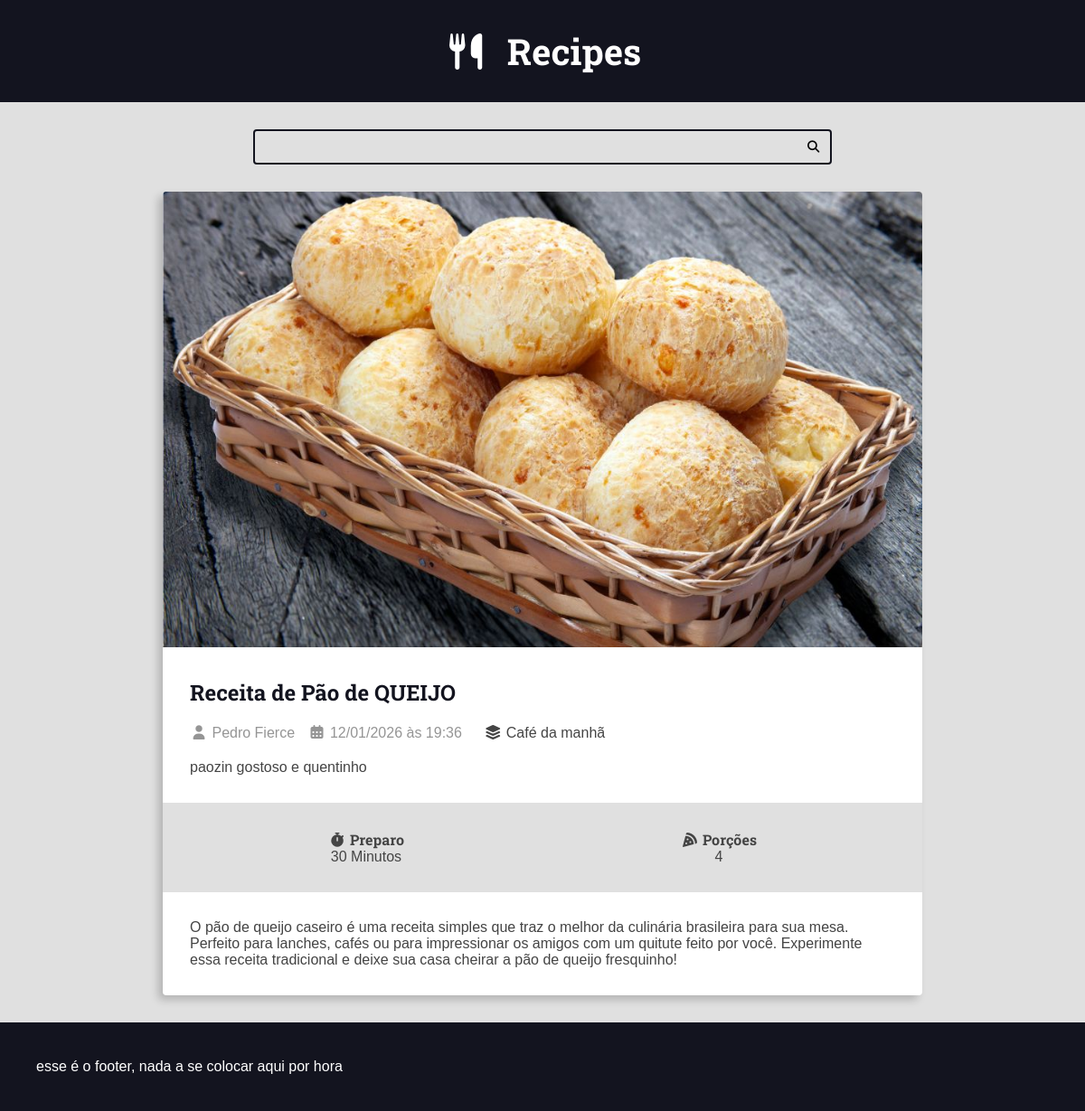
The page /recipes/7/ on the database its author committed.
### recipes/models.py (models this page shows, shortened)
class Recipe(models.Model):
    title = models.CharField(max_length=65)
    description = models.CharField(max_length=165)
    slug = models.SlugField(unique=True)
    preparation_time = models.IntegerField()
    preparation_time_unit = models.CharField(max_length=65)
    servings = models.IntegerField()
    servings_time_unit = models.CharField(max_length=65)
    preparation_steps = models.TextField()
    preparation_steps_is_html = models.BooleanField(default=False)
    created_at = models.DateTimeField(auto_now_add=True)
    update_at = models.DateTimeField(auto_now=True)
    is_published = models.BooleanField(default=False)
    cover = models.ImageField(upload_to='recipes/covers/%Y/%m/%d', blank=True, default='')
    category = models.ForeignKey(
        Category, on_delete=models.SET_NULL, null=True, blank=True, default=None)
    author = models.ForeignKey(
        User, on_delete=models.SET_NULL, null=True)

class Category(models.Model):
    name = models.CharField(max_length=65)

### recipes/views.py (the view)
# urls.py: path('recipes/<int:id>/', views.recipe, name="recipe"),
def recipe(request, id):
    recipe = get_object_or_404(Recipe, pk=id, is_published= True)
    return render(request, 'recipes/pages/recipe-view.html', context={
        'recipe': recipe,
        'is_detail_page': True,
    })

### recipes/templates/recipes/pages/recipe-view.html (shortened to what this page needs)
{% extends "global/base.html" %}
{% block content %}
<div class="main-content main-content-detail container">
    {% include 'recipes/partials/recipe.html' %}
</div>
{% endblock content %}

### recipes/templates/recipes/partials/recipe.html (shortened to what this page needs)
<div class="recipe recipe-list-item">
    {% if recipe.cover.url is not Null %}
        <div class="recipe-cover">
            <a href="{% url "recipes:recipe" recipe.id %}">
                <img src="{{recipe.cover.url}}" alt="Temporario">
            </a>
        </div>
    {% endif %}
    <div class="recipe-title-container">
        <h2 class="recipe-title">
            <a href="{% url "recipes:recipe" recipe.id %}">
                {{recipe.title}}
            <a/>
        </h2>
    </div>
    <div class="recipe-author">
    {% if recipe.author is not None %}
        <span class="recipe-author-item">
            <i class="fas fa-user"></i>
            {% if recipe.author.first_name %}
                {{recipe.author.first_name}} {{recipe.author.last_name}}
            {% else %}
                {{recipe.author.username}}
            {% endif %}
        </span>
    {% endif %}
        <span class="recipe-author-item">
            <i class="fas fa-calendar-alt"></i>
            {{ recipe.created_at|date:"d/m/Y" }} às {{ recipe.created_at|date:"H:i" }}
        </span>
        {% if recipe.category is not None %}
            <span class="recipe-author-item">
                <a href="{% url "recipes:category" recipe.category.id %}">
                    <i class="fas fa-layer-group"></i>
                    {{recipe.category.name}}
                </a>
            </span>
        {% endif %}
    </div>
    <div class="recipe-content">
        {{recipe.description}}
    </div>
    <div class="recipe-meta-container">
        <div class="recipe-meta recipe-preparation">
            <h3 class="recipe-meta-title"><i class="fas fa-stopwatch"></i> Preparo</h3>
            <div class="recipe-meta-text">
                {{recipe.preparation_time}} {{recipe.preparation_time_unit}}
            </div>
        </div>
        <div class="recipe-meta recipe-servings">
            <h3 class="recipe-meta-title"><i class="fas fa-pizza-slice"></i> Porções</h3>
            <div class="recipe-meta-text">
                {{recipe.servings}} {{recipe.servings_unit}}
            </div>
        </div>
    </div>
    {% if is_detail_page is True %}
        <div class="preparation-steps">
            {% if recipe.preparation_steps_is_html is True %}
                {{recipe.preparation_steps | safe }}
            {% else %}
                {{recipe.preparation_steps | linebreaksbr }}
            {% endif %}
        </div>
    {% endif %}
</div>

### base_static/global/css/styles.css (style rules this page uses)
:root { --color-primary: #269fe6; --color-primary-hover: #2086c2; --color-primary-dark: #13141f; --color-primary-dark-hover: #212336; --color-primary-light: #d4ecfa; --color-primary-light-hover: #bdd8e7; --color-white: #fff; --color-black: #000; --color-dark-text: #444; --color-info-light: #cce5ff; --color-debug-light: #cce5ff; --color-success-light: #d4edda; --color-alert-light: #fff3cd; --color-warning-light: #fff3cd; --color-error-light: #f8d7da; --color-info-dark: #4d86c4; --color-debug-dark: #4d86c4; --color-success-dark: #4a9c5d; --color-alert-dark: #927f40; --color-warning-dark: #927f40; --color-error-dark: #da525d; --color-gray-0: #f9f9f9; --color-gray-1: #e0e0e0; --color-gray-2: #c7c7c7; --color-gray-3: #aeaeae; --color-gray-4: #959595; --color-gray-5: #7d7d7d; --color-gray-6: #646464; --color-gray-7: #4b4b4b; --color-gray-8: #323232; --color-gray-9: #191919; --font-primary: sans-serif; --font-headings: 'Roboto Slab', serif; --spacing-gutter-medium: 3rem; --spacing-gutter-large: 4rem; }
* { padding: 0; margin: 0; box-sizing: border-box; }
html { font-size: 62.5% }
body { font-size: 1.6rem; font-family: var(--font-primary); background-color: var(--color-gray-1); color: var(--color-dark-text) }
.container { max-width: 144rem; margin: 0 auto; padding: var(--spacing-gutter-medium); }
h1, h2, h3, h4, h5, h6 { font-family: var(--font-headings); }
.main-content { padding-top: 0; }
.recipe { background: var(--color-white); box-shadow: -5px 5px 10px rgba(0, 0, 0, .2); transform: scale(1); transition: all 300ms ease-in-out; border-radius: 0.4rem; overflow: hidden; }
.recipe img { max-width: 100%; }
.recipe-list-item { max-width: 64rem; height: fit-content; }
.recipe-title-container { padding: var(--spacing-gutter-medium); padding-bottom: 2rem; }
.recipe-title-container a { text-decoration: none; color: var(--color-primary-dark) }
.recipe-author { padding: 0 var(--spacing-gutter-medium); }
.recipe-author-item { color: var(--color-gray-4); margin-right: 1rem; }
.recipe-content { padding: var(--spacing-gutter-medium); padding-top: 2rem; }
.recipe-author a { color: var(--font-primary); transition: all 300ms ease-in-out; text-decoration: none; }
.recipe-meta-container { display: flex; flex-flow: row wrap; padding: var(--spacing-gutter-medium); background: var(--color-gray-1); }
.recipe-meta { display: flex; flex-flow: column nowrap; flex-shrink: 1; flex-grow: 1; text-align: center; }
.recipe-meta-title { font-size: 1.6rem; }
.main-content-detail .recipe-list-item { max-width: 84rem; margin: 0 auto; }
.preparation-steps { padding: var(--spacing-gutter-medium); }

### rows shown on the page
Recipe: cover (picture), title "Receita de Pão de QUEIJO", author.first_name "Pedro", author.last_name "Fierce", created_at "12/01/2026", created_at "19:36", category.name "Café da manhã", description "paozin gostoso e quentinho", preparation_time "30", preparation_time_unit "Minutos", servings "4", preparation_steps "O pão de queijo caseiro é uma receita simples que traz o melhor da culinária brasileira para sua mesa. Perfeito para lanches, cafés ou para impressionar os amigos com um quitute feito por você. Experimente essa receita tradicional e deixe sua casa cheirar a pão de queijo fresquinho!"
